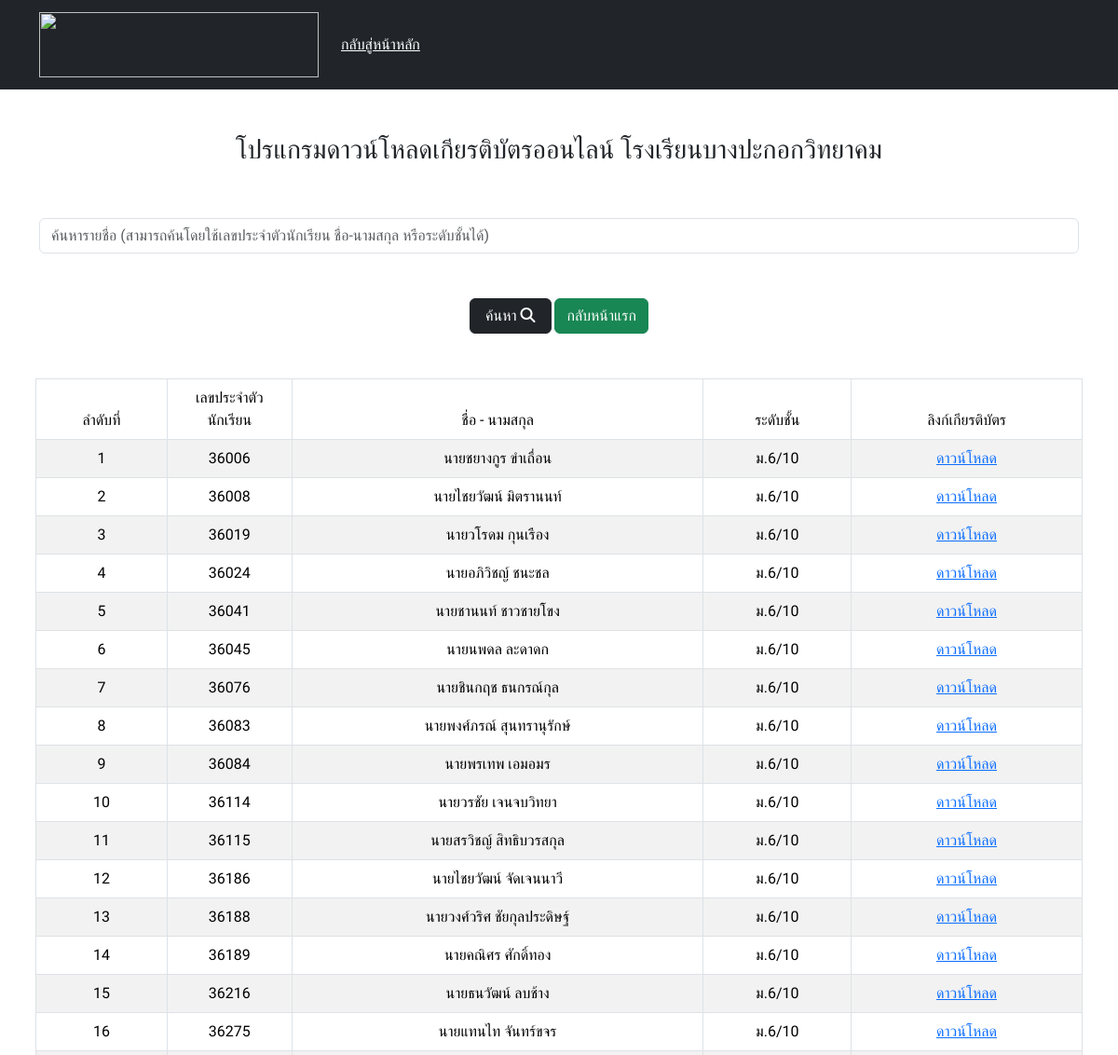
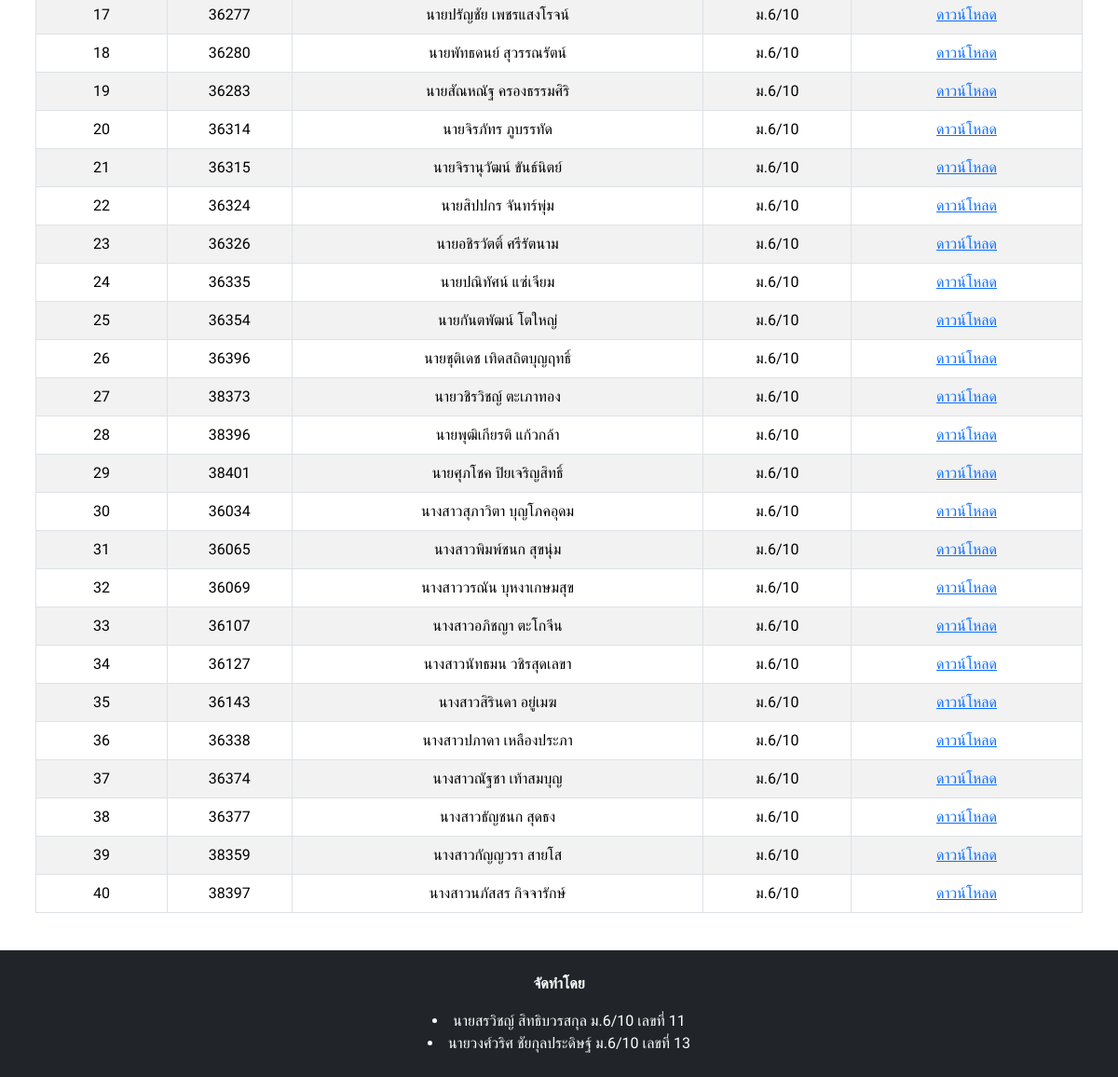
The app's page /searchData.php with its own data (2 pictures, top to bottom).
### tables this page shows
CREATE TABLE `students` (
  `id` int(5) NOT NULL,
  `prefix` varchar(6) NOT NULL,
  `fname` varchar(255) NOT NULL,
  `lname` varchar(255) NOT NULL,
  `class` varchar(85) NOT NULL,
  `link` text NOT NULL
);

### searchData.php (the view, shortened to what this page needs)
<?php
    require('dbconnect.php');
    $search = $_POST["search"];
    $sql = "SELECT * FROM students
    WHERE fname LIKE '%$search%'
    or prefix LIKE '%$search%'
    or lname LIKE '%$search%'
    or class LIKE '%$search%'
    or id LIKE '%$search%'
    ORDER BY prefix DESC, id ASC";
    $result = $conn->query($sql);
    $count = mysqli_num_rows($result);
    $order = 1;
?>
<!DOCTYPE html>
<html lang="en">
<head>
    <link href="https://cdn.jsdelivr.net/npm/bootstrap@5.3.3/dist/css/bootstrap.min.css" rel="stylesheet">
    <link rel="stylesheet" href="assets/style.css">
    <link rel="stylesheet" href="https://cdnjs.cloudflare.com/ajax/libs/font-awesome/6.5.1/css/all.min.css" />
</head>
<body>
    <nav class="navbar navbar-expand-lg fixed-top navbar-dark bg-dark">
        <div class="container">
            <a class="navbar-brand" href="#"><img src="https://www.bpk.ac.th/bpknews/assets/images/img/logobaner.png" width="300" height="70" class="d-inline-block align-top" alt=""></a>
            <div class="collapse navbar-collapse" id="collapsibleNavId">
                <ul class="navbar-nav me-auto mt-2 mt-lg-0">
                    <li class="nav-item">
                        <a class="nav-link active" href="https://www.bpk.ac.th/bpknews" aria-current="page"><u>กลับสู่หน้าหลัก</u><span class="visually-hidden">(current)</span></a>
                    </li>
                </ul>
            </div>
        </div>
    </nav>
    <div class="container py-5">
        <div class="mt-3">
            <div class="pt-5 my-5 text-center">
                <h3>โปรแกรมดาวน์โหลดเกียรติบัตรออนไลน์ โรงเรียนบางปะกอกวิทยาคม</h3>
            </div>
           <form action="searchData.php" method="post">
                <div class="pt-2 text-center">
                    <div class="col-xs-2">
                        <input
                            type="text"
                            class="form-control"
                            name="search"
                            id="search-box"
                            placeholder="ค้นหารายชื่อ (สามารถค้นโดยใช้เลขประจำตัวนักเรียน ชื่อ-นามสกุล หรือระดับชั้นได้)"
                            value="<?php echo $search?>"
                            required/>
                    </div>
                    <div class="search mt-5">
                        <button type="submit" name="submit-form" class="btn btn-dark px-3" id="btn-search">ค้นหา
                            <i class="fas fa-magnifying-glass"></i>
                        </button>
                        <a href="index.php" class="btn btn-success">กลับหน้าแรก</a>
                    </div>
                </div>
           </form>
        </div>
    </div>
    <?php if ($count > 0) {?>
    <div class="container pb-4 px-2" id="table-result">
        <table class="table table-bordered table-striped text-center">
            <thead>
                <tr>
                    <th>ลำดับที่</th>
                    <th style="width: 11.92%;">เลขประจำตัวนักเรียน</th>
                    <th>ชื่อ - นามสกุล</th>
                    <th>ระดับชั้น</th>
                    <th>ลิงก์เกียรติบัตร</th>
                </tr>
            </thead>
            <tbody>
            <?php while ($row = mysqli_fetch_assoc($result)) {?>
                <tr>
                    <td><?php echo $order++?></td>
                    <td><?php echo $row["id"]?></td>
                    <td><?php echo $row["prefix"].$row["fname"]." ".$row["lname"]?></td>
                    <td><?php echo $row["class"]?></td>
                    <td><a href="<?php echo $row["link"]; ?>" target="_blank">ดาวน์โหลด</a></td>
                </tr>
                <?php }?>
            </tbody>
        </table>
    </div>
    <?php } else { ?>
            <div class="container">
                <div class="alert alert-danger" role="alert"><b>ไม่พบข้อมูลนักเรียนที่ค้นหา!</b></div>
            </div>
    <?php } ?>
    <body class="d-flex flex-column min-vh-100">
            <footer class="text-white text-center py-2 bg-dark px-5">
                <p class="mt-3"><b>จัดทำโดย</b>
                    <li>นายสรวิชญ์ สิทธิบวรสกุล ม.6/10 เลขที่ 11</li>
                    <li>นายวงศ์วริศ ชัยกุลประดิษฐ์ ม.6/10 เลขที่ 13</li>
                </p>
            </footer>
    </body>
</body>
</html>

### assets/style.css (style rules this page uses)
* { font-family: "K2D", sans-serif; font-weight: 400; font-style: normal; }

### records on screen
students: id "36006", prefix "นาย", fname "ชยางกูร", lname "ขำเถื่อน", class "ม.6/10"
students: id "36008", prefix "นาย", fname "ไชยวัฒน์", lname "มิตรานนท์", class "ม.6/10"
students: id "36019", prefix "นาย", fname "วโรดม", lname "กุนเรือง", class "ม.6/10"
students: id "36024", prefix "นาย", fname "อภิวิชญ์", lname "ชนะชล", class "ม.6/10"
students: id "36041", prefix "นาย", fname "ชานนท์", lname "ชาวชายโขง", class "ม.6/10"
students: id "36045", prefix "นาย", fname "นพดล", lname "ละดาดก", class "ม.6/10"
students: id "36076", prefix "นาย", fname "ชินกฤช", lname "ธนกรณ์กุล", class "ม.6/10"
students: id "36083", prefix "นาย", fname "พงศ์ภรณ์", lname "สุนทรานุรักษ์", class "ม.6/10"
students: id "36084", prefix "นาย", fname "พรเทพ", lname "เอมอมร", class "ม.6/10"
students: id "36114", prefix "นาย", fname "วรชัย", lname "เจนจบวิทยา", class "ม.6/10"
students: id "36115", prefix "นาย", fname "สรวิชญ์", lname "สิทธิบวรสกุล", class "ม.6/10"
students: id "36186", prefix "นาย", fname "ไชยวัฒน์", lname "จัดเจนนาวี", class "ม.6/10"
students: id "36188", prefix "นาย", fname "วงศ์วริศ", lname "ชัยกุลประดิษฐ์", class "ม.6/10"
students: id "36189", prefix "นาย", fname "คณิศร", lname "ศักดิ์ทอง", class "ม.6/10"
students: id "36216", prefix "นาย", fname "ธนวัฒน์", lname "ลบช้าง", class "ม.6/10"
students: id "36275", prefix "นาย", fname "แทนไท", lname "จันทร์ขจร", class "ม.6/10"
students: id "36277", prefix "นาย", fname "ปรัญชัย", lname "เพชรแสงโรจน์", class "ม.6/10"
students: id "36280", prefix "นาย", fname "พัทธดนย์", lname "สุวรรณรัตน์", class "ม.6/10"
students: id "36283", prefix "นาย", fname "สัณหณัฐ", lname "ครองธรรมศิริ", class "ม.6/10"
students: id "36314", prefix "นาย", fname "จิรภัทร", lname "ภูบรรทัด", class "ม.6/10"
students: id "36315", prefix "นาย", fname "จิรานุวัฒน์", lname "ขันธ์นิตย์", class "ม.6/10"
students: id "36324", prefix "นาย", fname "สิปปกร", lname "จันทร์พุ่ม", class "ม.6/10"
students: id "36326", prefix "นาย", fname "อชิรวัตติ์", lname "ศรีรัตนาม", class "ม.6/10"
students: id "36335", prefix "นาย", fname "ปณิทัศน์", lname "แซ่เจียม", class "ม.6/10"
students: id "36354", prefix "นาย", fname "กันตพัฒน์", lname "โตใหญ่", class "ม.6/10"
students: id "36396", prefix "นาย", fname "ชุติเดช", lname "เทิดสถิตบุญฤทธิ์", class "ม.6/10"
students: id "38373", prefix "นาย", fname "วชิรวิชญ์", lname "ตะเภาทอง", class "ม.6/10"
students: id "38396", prefix "นาย", fname "พุฒิเกียรติ", lname "แก้วกล้า", class "ม.6/10"
students: id "38401", prefix "นาย", fname "ศุภโชค", lname "ปิยเจริญสิทธิ์", class "ม.6/10"
students: id "36034", prefix "นางสาว", fname "สุภาวิตา", lname "บุญโภคอุดม", class "ม.6/10"
students: id "36065", prefix "นางสาว", fname "พิมพ์ชนก", lname "สุขนุ่ม", class "ม.6/10"
students: id "36069", prefix "นางสาว", fname "วรณัน", lname "บุหงาเกษมสุข", class "ม.6/10"
students: id "36107", prefix "นางสาว", fname "อภิชญา", lname "ตะโกจีน", class "ม.6/10"
students: id "36127", prefix "นางสาว", fname "นัทธมน", lname "วชิรสุดเลขา", class "ม.6/10"
students: id "36143", prefix "นางสาว", fname "สิรินดา", lname "อยู่เมฆ", class "ม.6/10"
students: id "36338", prefix "นางสาว", fname "ปภาดา", lname "เหลืองประภา", class "ม.6/10"
students: id "36374", prefix "นางสาว", fname "ณัฐชา", lname "เท้าสมบุญ", class "ม.6/10"
students: id "36377", prefix "นางสาว", fname "ธัญชนก", lname "สุดธง", class "ม.6/10"
students: id "38359", prefix "นางสาว", fname "กัญญวรา", lname "สายโส", class "ม.6/10"
students: id "38397", prefix "นางสาว", fname "นภัสสร", lname "กิจจารักษ์", class "ม.6/10"
